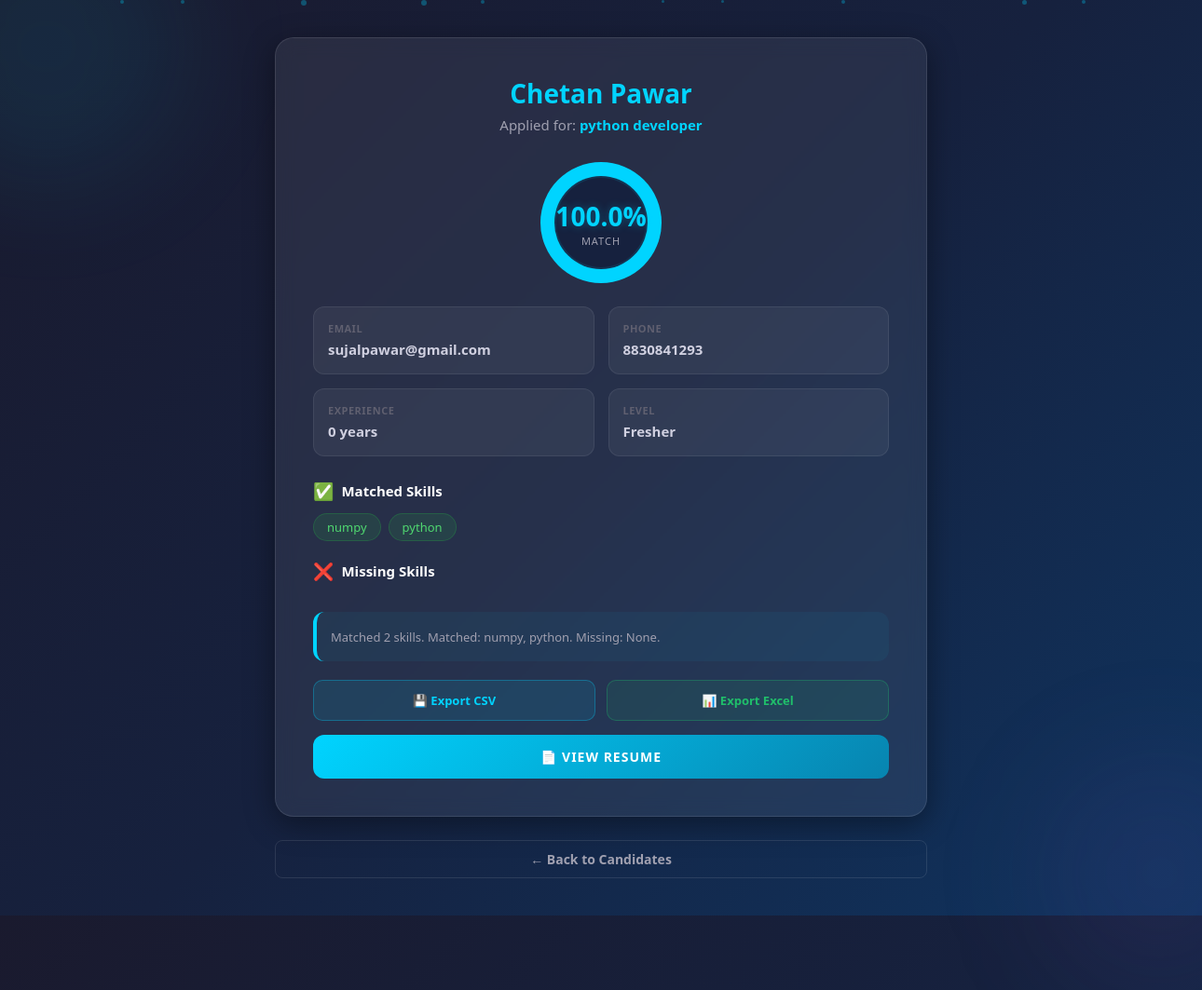
/candidate/42/ (signed in), run on the app's committed database.
### accounts/models.py (models this page shows, shortened)
class Candidate(models.Model):
    EXPERIENCE_LEVELS = [
        ('Fresher', 'Fresher'),
        ('Junior', 'Junior'),
        ('Senior', 'Senior'),
    ]
    name = models.CharField(max_length=200)
    email = models.EmailField()
    phone = models.CharField(max_length=20, blank=True)
    experience_years = models.IntegerField(default=0)
    experience_level = models.CharField(
        max_length=20, choices=EXPERIENCE_LEVELS, default='Fresher'
    )
    resume_path = models.FileField(upload_to='resumes/')
    applied_job = models.ForeignKey(Job, on_delete=models.CASCADE)
    created_at = models.DateTimeField(auto_now_add=True)

class Job(models.Model):
    title = models.CharField(max_length=200)
    description = models.TextField()
    created_at = models.DateTimeField(auto_now_add=True)

class Score(models.Model):
    candidate = models.ForeignKey(Candidate, on_delete=models.CASCADE)
    job = models.ForeignKey(Job, on_delete=models.CASCADE)
    matching_score = models.FloatField(default=0.0)
    matched_skills = models.TextField(blank=True)
    missing_skills = models.TextField(blank=True)
    explanation = models.TextField(blank=True)
    created_at = models.DateTimeField(auto_now_add=True)

### accounts/views.py (the view)
# urls.py: path('candidate/<int:candidate_id>/', views.candidate_detail_view, name='candidate_detail'),
def candidate_detail_view(request, candidate_id):
    if 'user_id' not in request.session:
        return redirect('/?mode=login')
    candidate = get_object_or_404(Candidate.objects.select_related('applied_job'), id=candidate_id)
    score = candidate.score_set.first()
    return render(request, 'pages/candidate_detail.html', {'candidate': candidate, 'score': score})

### accounts/templatetags/custom_filters.py (called while the page is built)
@register.filter
def split(value, arg):
    if value:
        return value.split(arg)
    return []

### accounts/templates/pages/candidate_detail.html (shortened to what this page needs)
<!DOCTYPE html>
<html lang="en">
<head>
    {% load static %}
    {% load custom_filters %}
</head>
<body>
    <div class="particles">
        <div class="particle"></div><div class="particle"></div><div class="particle"></div>
        <div class="particle"></div><div class="particle"></div><div class="particle"></div>
        <div class="particle"></div><div class="particle"></div><div class="particle"></div><div class="particle"></div>
    </div>
    <div class="orb orb-1"></div>
    <div class="orb orb-2"></div>
    <div class="detail-container">
        <div class="detail-card">
            <div class="header-section">
                <h1>{{ candidate.name }}</h1>
                <p>Applied for: <span>{{ candidate.applied_job.title }}</span></p>
            </div>
            {% if score %}
            <div class="score-circle">
                <div class="score-circle-inner">
                    <span class="num">{{ score.matching_score }}%</span>
                    <span class="lbl">Match</span>
                </div>
            </div>
            {% else %}
            <p class="no-score">Score not calculated yet.</p>
            {% endif %}
            <div class="info-grid">
                <div class="info-item">
                    <label>Email</label>
                    <span>{{ candidate.email }}</span>
                </div>
                <div class="info-item">
                    <label>Phone</label>
                    <span>{% if candidate.phone %}{{ candidate.phone }}{% else %}Not provided{% endif %}</span>
                </div>
                <div class="info-item">
                    <label>Experience</label>
                    <span>{{ candidate.experience_years }} years</span>
                </div>
                <div class="info-item">
                    <label>Level</label>
                    <span>{{ candidate.experience_level }}</span>
                </div>
            </div>
            {% if score %}
            <div class="skills-section">
                <h3><span class="icon">&#9989;</span> Matched Skills</h3>
                <div class="skill-tags">
                    {% for skill in score.matched_skills|split:", " %}
                        <span class="tag matched">{{ skill }}</span>
                    {% endfor %}
                </div>
            </div>
            <div class="skills-section">
                <h3><span class="icon">&#10060;</span> Missing Skills</h3>
            </div>
            <div class="explanation-box">
                <small>{{ score.explanation }}</small>
            </div>
            {% endif %}
            <div class="export-actions">
                <a href="{% url 'export_csv' candidate.applied_job.id %}" class="export-btn">&#128190; Export CSV</a>
                <a href="{% url 'export_excel' candidate.applied_job.id %}" class="export-btn excel">&#128202; Export Excel</a>
            </div>
            <a href="{{ candidate.resume_path.url }}" class="resume-btn" target="_blank">&#128196; View Resume</a>
        </div>
        <a href="{% url 'candidate_upload' job_id=candidate.applied_job.id %}" class="nav-link">&#8592; Back to Candidates</a>
    </div>
</body>
</html>

### data on the page
Candidate: name "Chetan Pawar", applied_job "python developer", email "sujalpawar@gmail.com", phone "8830841293", experience_years "0", experience_level "Fresher"
Score: matching_score "100.0", explanation "Matched 2 skills. Matched: numpy, python. Missing: None."

### other printed values
{{ skill }} "numpy" "python"
